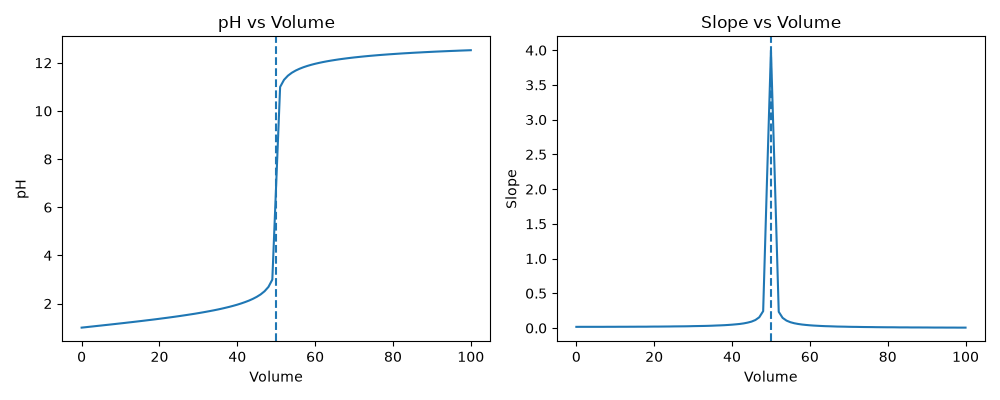

This chart was generated by the following Python code:
"""
PW2 Lab B Part 5 (bonus) -- find a titration's equivalence point.

titration.csv holds a titration curve: pH versus the volume of base added.
The equivalence point is the volume where the pH changes fastest (the steep
jump). Numerically, that is where the SLOPE of the pH curve is largest.
Run:  python titration.py
"""
import numpy as np 
import matplotlib.pyplot as plt

# TODO 1: read titration.csv (columns volume_base, pH) into arrays V, pH.

data = np.loadtxt("titration.csv", delimiter = ",", skiprows = 1)

V = data[:, 0]
pH = data[:, 1]

# TODO 2: compute the slope of the pH curve with np.gradient(pH, V), and find
#         the volume where that slope is largest (np.argmax). That is the
#         equivalence point. Print it.

slope = np.gradient(pH, V)
eq_point = np.argmax(slope)
print(f"The equivalence point: {eq_point}mL")

# TODO 3: make two plots side by side: (left) pH vs volume with a line at the
#         equivalence point; (right) the slope vs volume, showing it peaks
#         at the equivalence point. Save as titration.png.

fig, axes = plt.subplots(1, 2, figsize = (10, 4))

axes[0].plot(V, pH)
axes[0].axvline(eq_point, linestyle="--")
axes[0].set_xlabel("Volume")
axes[0].set_ylabel("pH")
axes[0].set_title("pH vs Volume")

axes[1].plot(V, slope)
axes[1].axvline(eq_point, linestyle="--")
axes[1].set_xlabel("Volume")
axes[1].set_ylabel("Slope")
axes[1].set_title("Slope vs Volume")

plt.tight_layout()
plt.savefig("titration.png")
